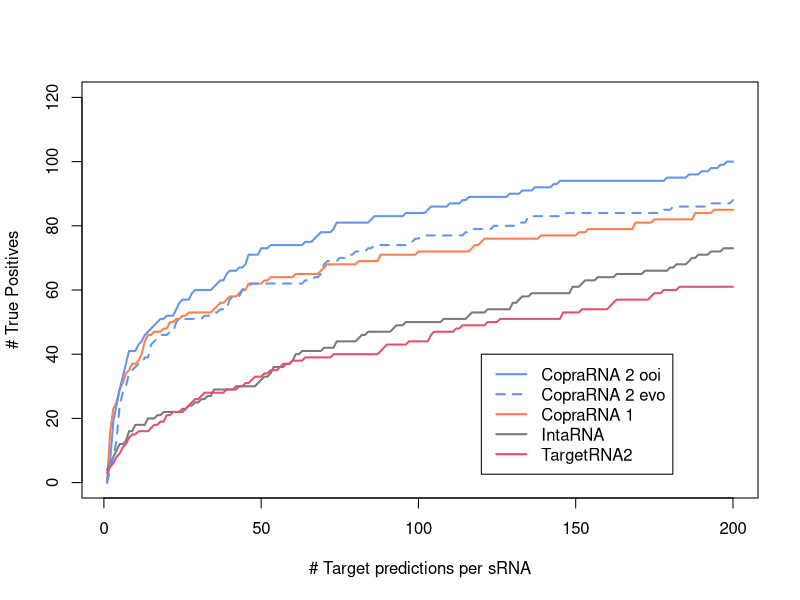

Write the R code that produced this figure.
d <- read.table("benchmark.csv", sep=";", header=T)

# CopraRNA 1
c1_ranks <- d$c1_rank
c1_ranks_cumulated <- c()

# CopraRNA 2 ooi
c2_ooi_rank <- d$c2_ooi
c2_ooi_rank_cumulated <- c()

# CopraRNA 2 evo
c2_evo_rank <- d$c2_evo
c2_evo_rank_cumulated <- c()

# IntaRNA
intarna_ranks <- d$intarna
intarna_ranks_cumulated <- c()

# TargetRNA2
targetrna_ranks <- d$targetrna2
targetrna_ranks_cumulated <- c()

for (i in 1:200) {
    # CopraRNA 1
    c1_ranks_cumulated <- c(c1_ranks_cumulated, length(which(c1_ranks<=i)))
    # CopraRNA 2 ooi
    c2_ooi_rank_cumulated <- c(c2_ooi_rank_cumulated, length(which(c2_ooi_rank<=i)))    
    # CopraRNA 2 evo 
    c2_evo_rank_cumulated <- c(c2_evo_rank_cumulated, length(which(c2_evo_rank<=i)))    
    # IntaRNA
    intarna_ranks_cumulated <- c(intarna_ranks_cumulated, length(which(intarna_ranks<=i)))
    # TargetRNA2
    targetrna_ranks_cumulated <- c(targetrna_ranks_cumulated, length(which(targetrna_ranks<=i)))
}

pdf("CopraRNA2_benchmark.pdf")
    # CopraRNA 1
    plot(c1_ranks_cumulated, type="l", main="", ylab="# True Positives", xlab="# Target predictions per sRNA", ylim=c(0,120), lwd=2, col="coral")
    # IntaRNA
    lines(intarna_ranks_cumulated, col="gray48", lwd=2)
    # CopraRNA 2 ooi
    lines(c2_ooi_rank_cumulated, col="cornflowerblue", lwd=2)
    # CopraRNA 2 evo
    lines(c2_evo_rank_cumulated, col="cornflowerblue", lwd=2, lty=2)
    # TargetRNA 2
    lines(targetrna_ranks_cumulated, col=2, lwd=2)

    legend(120, 40, c("CopraRNA 2 ooi", "CopraRNA 2 evo", "CopraRNA 1", "IntaRNA", "TargetRNA2"), col=c("cornflowerblue","cornflowerblue","coral","gray48",2), lty=c(1,2,1,1,1), lwd=2)
dev.off()
